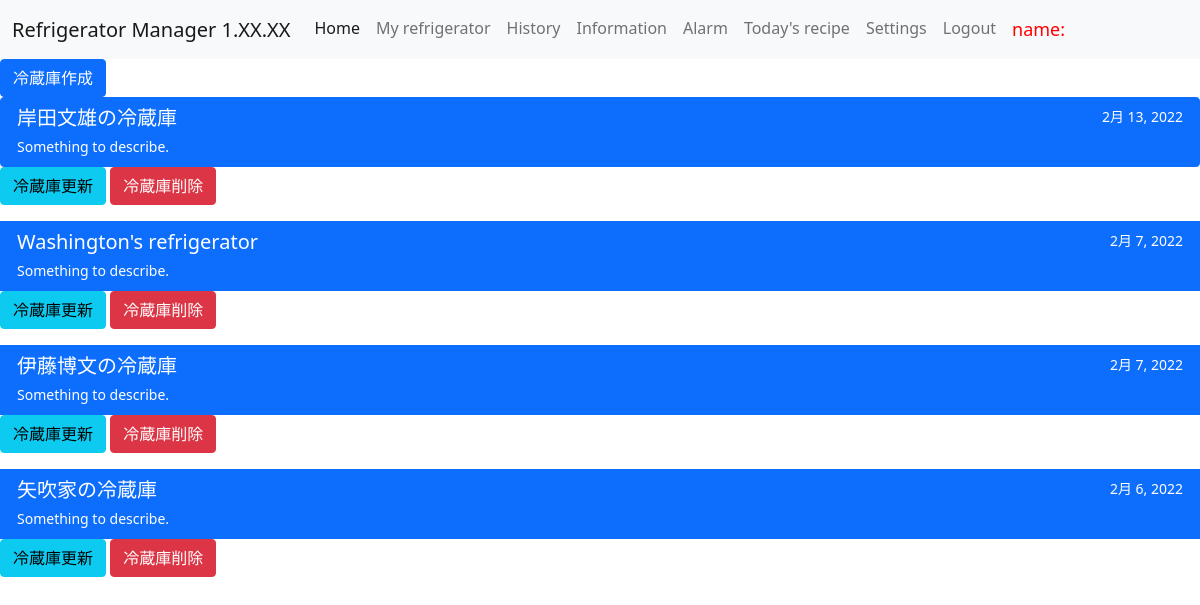
The page /ref/ (signed in) on the database as committed earlier.
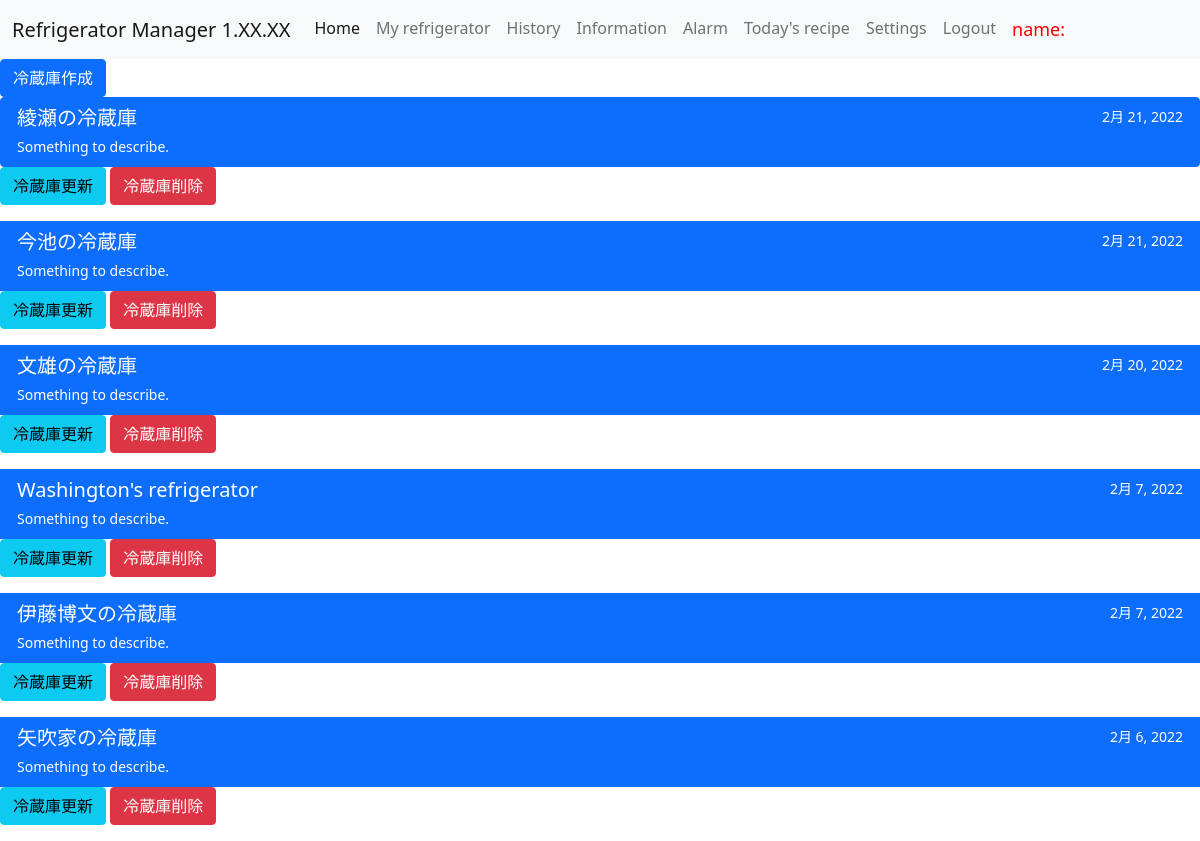
The same page on the database as committed later.
### ref_app/models.py (models this page shows, shortened)
class RefrigeratorModel(models.Model):
    name = models.CharField(max_length=100, unique=True, null=True)
    date = models.DateField(auto_now_add=True)
    user = models.ManyToManyField(User)

### ref_app/views.py (the view)
# urls.py: path('ref/', RefrigeratorList.as_view(), name = 'ref'),
class RefrigeratorList(ListView):
    template_name = 'refrigerator.html'
    model = RefrigeratorModel
    def get_queryset(self):
        current_user = self.request.user
        if current_user.is_superuser:
            return RefrigeratorModel.objects.all().order_by('date').reverse
        else:
            return RefrigeratorModel.objects.filter(user=current_user.id).order_by('date').reverse
        return HttpResponseForbidden

### templates/refrigerator.html (shortened to what this page needs)
{% extends 'base.html' %}
{% block content %}
<a href="{% url 'create_ref' %}" class="btn btn-primary">冷蔵庫作成</a>
<div class="list-group">
    {% for refrigerator in object_list %}
    <a href="{% url 'cpmt' refrigerator.pk %}" class="list-group-item list-group-item-action active" aria-current="true">
      <div class="d-flex w-100 justify-content-between">
        <h5 class="mb-1">{{ refrigerator.name }}</h5>
        <small>{{ refrigerator.date }}</small>
      </div>
      <small>Something to describe.</small>
    </a>
</div>
    <a href="{% url 'update_ref' refrigerator.pk %}" class="btn btn-info">冷蔵庫更新</a>
    <a href="{% url 'delete_ref' refrigerator.pk %}" class="btn btn-danger">冷蔵庫削除</a>
    {% endfor %}
{% endblock content %}

Rows that differ between the two databases and show on the page:
removed RefrigeratorModel: name "岸田文雄の冷蔵庫", date "2月 13, 2022"
added RefrigeratorModel: name "綾瀬の冷蔵庫", date "2月 21, 2022"
added RefrigeratorModel: name "今池の冷蔵庫", date "2月 21, 2022"
added RefrigeratorModel: name "文雄の冷蔵庫", date "2月 20, 2022"
